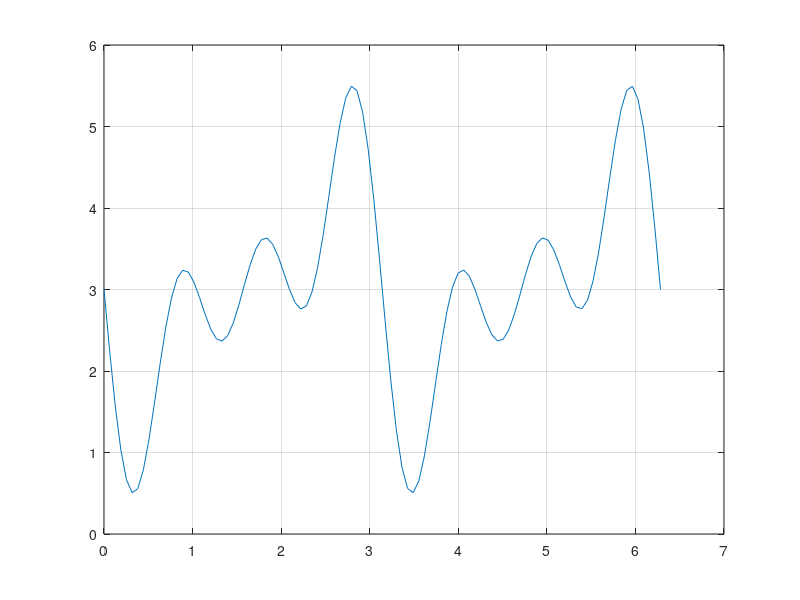

The MATLAB source for this figure: (Note: this script raises an error after producing the figure.)
m = 3;
a1 = 0;
b1 = 2*pi;
N = 100;
L1 = 0;
L2 = 2*pi;
x = linspace(L1,L2,N);
Y = 0;
for k=1:m
    j = 1 - sin(2*x*k);
    Y = Y + j;
end
Y1 = @(x)1 - sin(2*x) + 1 - sin(4*x) + 1 - sin(6*x);
plot(x,Y);
grid on;
xr = ginput(2);
[x_m,y_m] = fminbnd(Y1,xr(1,1),xr(2,1));
hold on;
plot(x_m,y_m,'r*',xr(1,1),xr(1,2),'g*',xr(2,1),xr(2,2),'g*');
hold off;